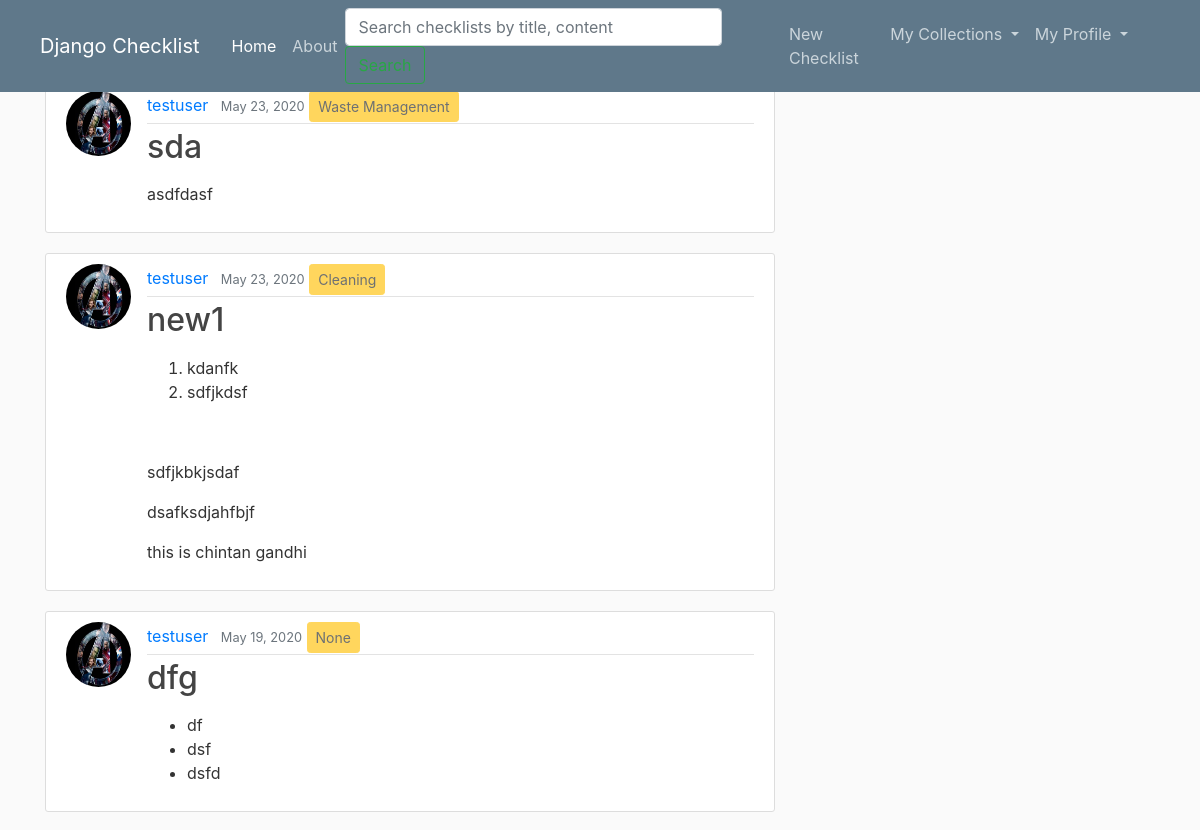
Page /mychecklist/ (signed in, upper part) on the earlier database version.
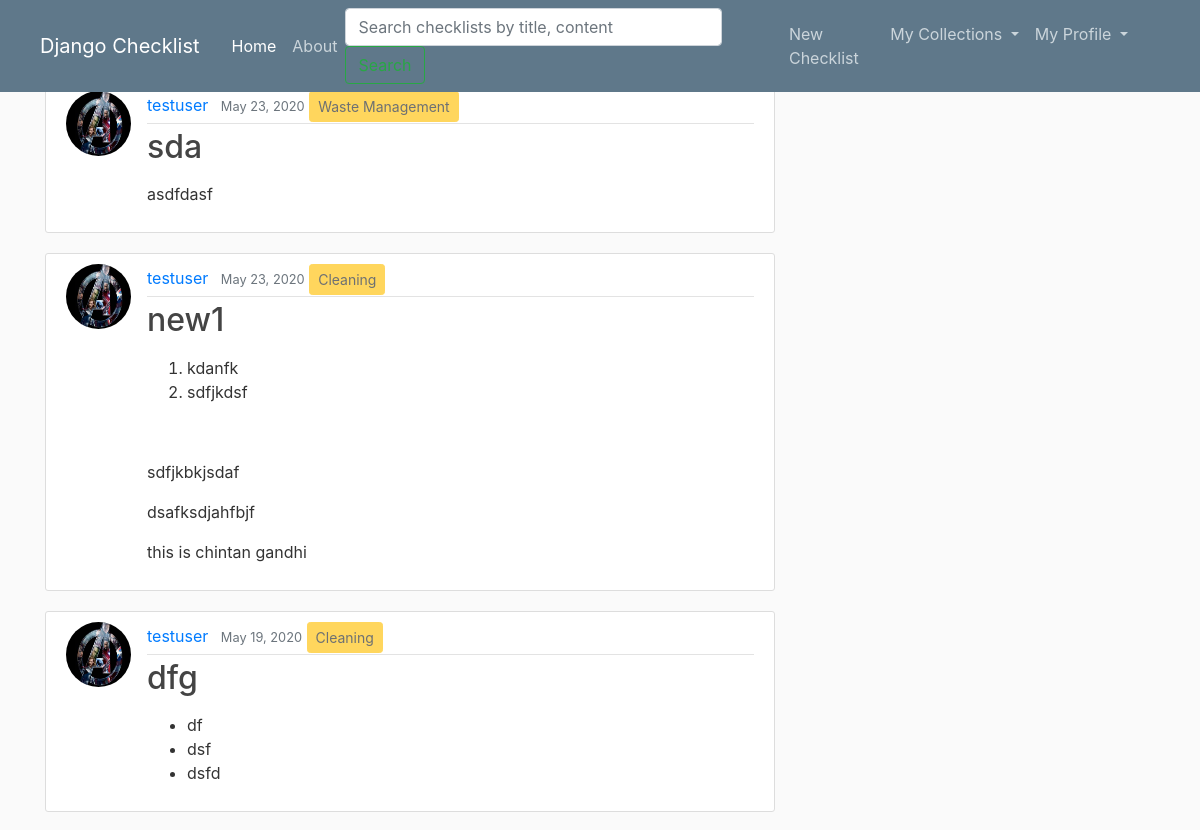
Same page on the later database version.
### checklist/models.py (models this page shows, shortened)
class Checklist(models.Model):
	title = models.CharField(max_length=100)
	content = RichTextField()
	date_posted = models.DateTimeField(default=timezone.now)
	author = models.ForeignKey(User, on_delete = models.CASCADE)
	visibility = models.IntegerField(default=0)
	category = models.ForeignKey('Category', null=True, on_delete = models.SET_NULL)

class Category(models.Model):
	name = models.CharField(max_length=30)
	def __str__(self):
		return self.name

### users/models.py (models this page shows, shortened)
class Profile(models.Model):
	user = models.OneToOneField(User, on_delete = models.CASCADE)
	image = models.ImageField(default='default.jpg', upload_to='profile_pics')

### checklist/views.py (the view)
# urls.py: path('mychecklist/', views.mychecklist, name='checklist-mychecklist'),
def mychecklist(request):
	context = {
		'checklists_var': request.user.checklist_set.all().order_by('-date_posted'),
		'title': 'My Checklists'
	}
	return render(request, 'checklist/mychecklist.html', context) # because render looks in templates subdirectory, by default

### checklist/templates/checklist/mychecklist.html
{% extends "checklist/base.html" %}
{% block content %}
	{% for checklist in checklists_var %}
		<article class="media content-section">
			<img class="rounded-circle article-img" src="{{ checklist.author.profile.image.url }}">
		  <div class="media-body">
		    <div class="article-metadata">
		      <a class="mr-2" href="{% url 'user-checklists' checklist.author.username %}">{{ checklist.author }}</a>
		      <small class="text-muted">{{ checklist.date_posted|date:'F d, Y' }}</small>
		      <button class="btn btn-sm btn-warning" disabled>{{ checklist.category }}</button>
		    </div>
		    <h2><a class="article-title" href="#">{{ checklist.title }}</a></h2>
		    <p class="article-content">{{ checklist.content|safe }}</p>
		  </div>
		</article>
	{% endfor %}
{% endblock %}

Differences in the rows shown:
changed Checklist "dfg": category "None" → "Cleaning"
